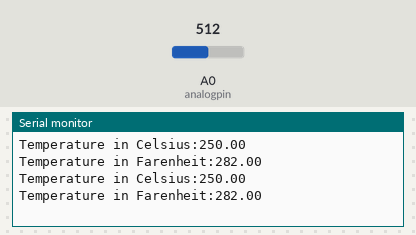
Bench run of a sketch on a simulated Arduino Uno, built with avr-gcc and run on an emulated ATmega328P. On the bench: the last lines printed to the serial monitor. The inputs (shaded band) are chosen by the test bench; at power-on: A0 (analogpin) = 512.

Above: at 1.8 s.
1.9 s: A0 (analogpin) set to 716
At 2.8 s:
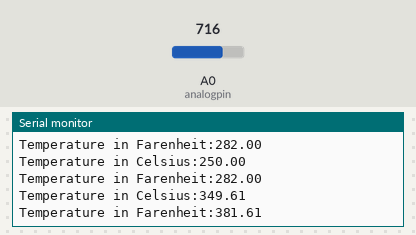
3.4 s: A0 (analogpin) set to 900
At 4.8 s:
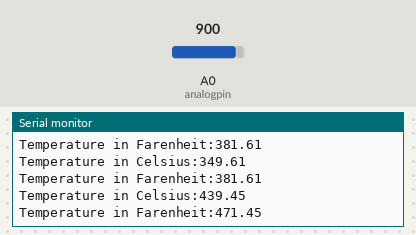
Timing chart, 0 to 6.4 s (numbered marks = the images above; inputs shaded):
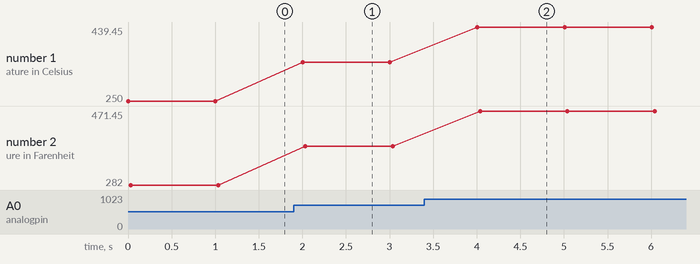

Measured:
- after the input at 1.9 s, the serial monitor: prints a new line after 0.10 s (image 1)
- after the input at 3.4 s, the serial monitor: prints a new line after 0.61 s (image 2)
- plotted number 1: 250 → 349.61 after the input at 1.9 s, 349.61 → 439.45 after the input at 3.4 s
- plotted number 2: 282 → 381.61 after the input at 1.9 s, 381.61 → 471.45 after the input at 3.4 s

The sketch:

temperature.ino
```cpp
int analogpin=0;
void setup()
{
  pinMode(analogpin,INPUT);
  Serial.begin(9600);
}
void loop()
{
  float value=analogRead(analogpin);
  float mv1=(value/1024)*5000;
  float tc=mv1/10;
  Serial.print("Temperature in Celsius:");
  Serial.println(tc);
  float tf=(tc*(9/5))+32;
  Serial.print("Temperature in Farenheit:");
  Serial.println(tf);
  delay(1000);

}
```
